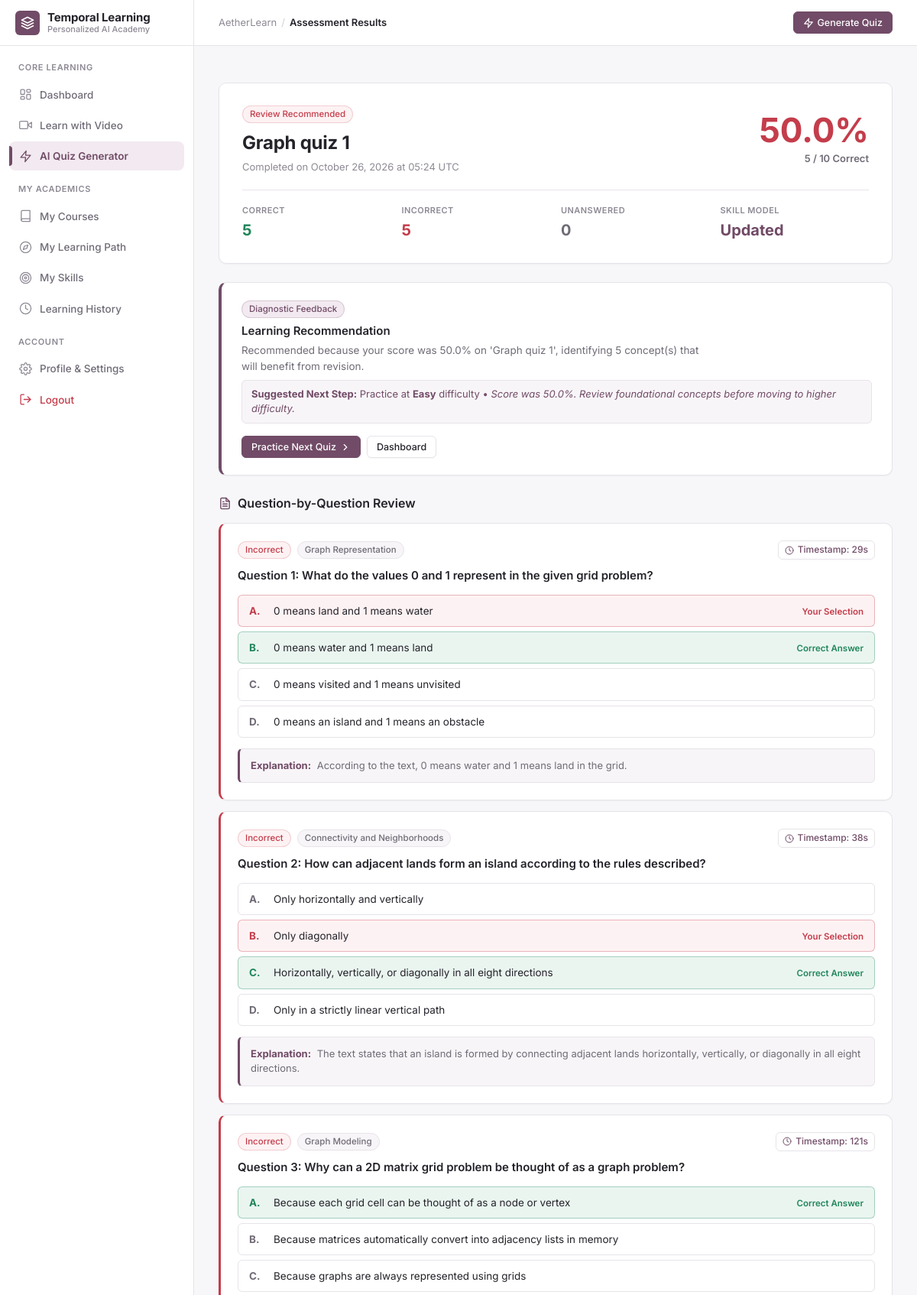
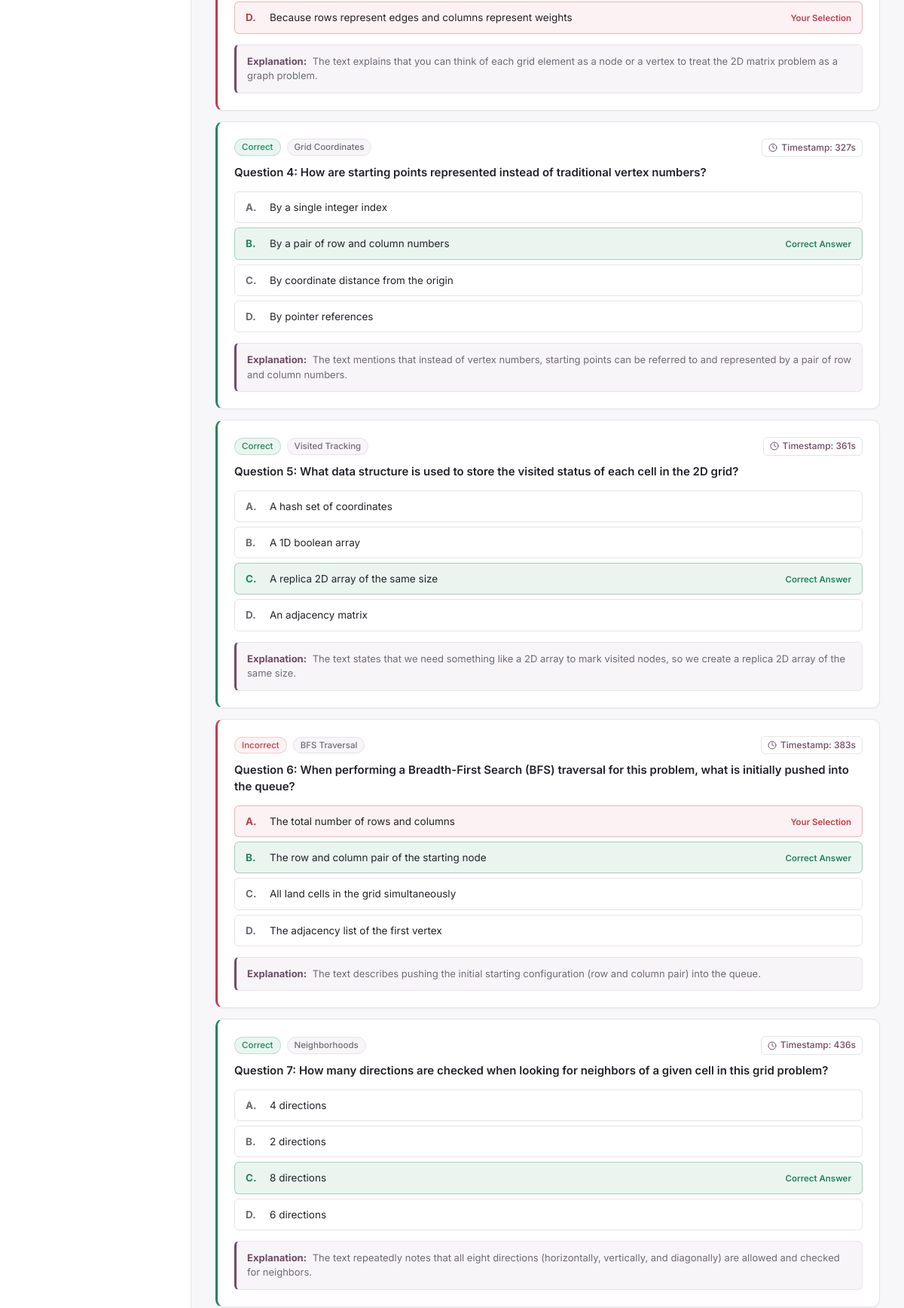
Screenshot of /quiz/attempt/2 (signed in, upper part) with the database file from the repository (2 pictures, top to bottom).
### models/database.py (models this page shows, shortened)
class Quiz(db.Model):
    __tablename__ = "quizzes"
    id = db.Column(db.Integer, primary_key=True)
    user_id = db.Column(db.Integer, db.ForeignKey("users.id"), nullable=False, index=True)
    video_session_id = db.Column(db.Integer, db.ForeignKey("video_learning_sessions.id"), nullable=True, index=True)
    title = db.Column(db.String(255), nullable=False)
    source_type = db.Column(db.String(50), default="video")  # 'video', 'topic', 'revision'
    difficulty = db.Column(db.String(30), default="medium")  # easy, medium, hard, mixed
    topic_tags = db.Column(db.String(255), default="")  # comma-separated (e.g. 'Loops,Functions')
    question_count = db.Column(db.Integer, default=5)
    created_at = db.Column(db.DateTime, default=datetime.utcnow)
    questions = db.relationship("QuizQuestion", backref="quiz", cascade="all, delete-orphan", lazy="joined")
    attempts = db.relationship("QuizAttempt", backref="quiz", cascade="all, delete-orphan", lazy="dynamic")

class QuizAttempt(db.Model):
    __tablename__ = "quiz_attempts"
    id = db.Column(db.Integer, primary_key=True)
    user_id = db.Column(db.Integer, db.ForeignKey("users.id"), nullable=False, index=True)
    quiz_id = db.Column(db.Integer, db.ForeignKey("quizzes.id"), nullable=False, index=True)
    score = db.Column(db.Float, default=0.0)
    percentage = db.Column(db.Float, default=0.0)
    correct_count = db.Column(db.Integer, default=0)
    incorrect_count = db.Column(db.Integer, default=0)
    unanswered_count = db.Column(db.Integer, default=0)
    total_questions = db.Column(db.Integer, default=0)
    started_at = db.Column(db.DateTime, default=datetime.utcnow)
    submitted_at = db.Column(db.DateTime, default=datetime.utcnow)
    responses = db.relationship("QuizResponse", backref="attempt", cascade="all, delete-orphan", lazy="joined")

class QuizResponse(db.Model):
    __tablename__ = "quiz_responses"
    id = db.Column(db.Integer, primary_key=True)
    attempt_id = db.Column(db.Integer, db.ForeignKey("quiz_attempts.id"), nullable=False, index=True)
    question_id = db.Column(db.Integer, db.ForeignKey("quiz_questions.id"), nullable=False, index=True)
    selected_option = db.Column(db.String(10), nullable=True)  # "A", "B", "C", "D" or None if skipped
    is_correct = db.Column(db.Boolean, default=False)
    question = db.relationship("QuizQuestion", lazy="joined")
    def to_dict(self):
        opts = self.question.get_options() if self.question else {}
        canonical_options = [
            {"value": letter, "label": str(opts.get(letter, "")).strip()}
            for letter in ("A", "B", "C", "D")
        ]
        options_obj = CanonicalOptionsList(canonical_options, opts)
        return {
            "id": self.id,
            "attempt_id": self.attempt_id,
            "question_id": self.question_id,
            "question": self.question.question_text if self.question else "",
            "question_text": self.question.question_text if self.question else "",
            "options": options_obj,
            "options_dict": opts,
            "option_a": str(opts.get("A", "")).strip(),
            "option_b": str(opts.get("B", "")).strip(),
            "option_c": str(opts.get("C", "")).strip(),
            "option_d": str(opts.get("D", "")).strip(),
            "selected_option": self.selected_option,
            "correct_option": self.question.correct_option if self.question else "",
            "is_correct": self.is_correct,
            "explanation": self.question.explanation if self.question else "",
            "topic": self.question.topic if self.question else "",
            "source_start": self.question.source_start if self.question else None,
            "source_end": self.question.source_end if self.question else None,
        }

class QuizQuestion(db.Model):
    __tablename__ = "quiz_questions"
    id = db.Column(db.Integer, primary_key=True)
    quiz_id = db.Column(db.Integer, db.ForeignKey("quizzes.id"), nullable=False, index=True)
    question_text = db.Column(db.Text, nullable=False)
    options_json = db.Column(db.Text, nullable=False)  # {"A": "...", "B": "...", "C": "...", "D": "..."}
    correct_option = db.Column(db.String(10), nullable=False)  # "A", "B", "C", "D"
    explanation = db.Column(db.Text, default="")
    topic = db.Column(db.String(100), default="General")
    difficulty = db.Column(db.String(30), default="medium")
    source_start = db.Column(db.Float, nullable=True)  # Timestamp in video (seconds)
    source_end = db.Column(db.Float, nullable=True)
    def get_options(self) -> dict:
        try:
            return json.loads(self.options_json) if self.options_json else {}
        except Exception:
            return {}

### routes/learning_routes.py (the view)
@learning_bp.route("/quiz/attempt/<int:attempt_id>")
@login_required
def quiz_attempt_results(attempt_id: int):
    user = get_current_user()
    if not user:
        return redirect(url_for("auth_routes.login"))
    attempt = QuizAttempt.query.filter_by(id=attempt_id, user_id=user.id).first()
    if not attempt:
        abort(404, description="Quiz attempt not found or unauthorized.")
    quiz = attempt.quiz
    post_quiz_advice = generate_post_quiz_recommendations(user.id, attempt.id)
    video_session = None
    if quiz and quiz.video_session_id:
        video_session = db.session.get(VideoLearningSession, quiz.video_session_id)
    return render_template(
        "learning/quiz_results.html",
        user=user,
        quiz=quiz,
        attempt=attempt,
        responses=[r.to_dict() for r in attempt.responses],
        advice=post_quiz_advice,
        video_session=video_session,
    )

### templates/learning/quiz_results.html (shortened to what this page needs)
{% extends "base.html" %}
{% block page_title %}Assessment Results{% endblock %}
{% block content %}
<div style="max-width: 900px; margin: 20px auto 60px; display: flex; flex-direction: column; gap: 24px;">
  <div class="card" style="padding: 28px 30px; border: 1px solid var(--odoo-border); background-color: #FFFFFF;">
    <div style="display: flex; flex-wrap: wrap; justify-content: space-between; align-items: center; gap: 20px;">
      <div>
        <span class="badge {% if attempt.percentage >= 80 %}badge-success{% elif attempt.percentage >= 60 %}badge-primary{% else %}badge-danger{% endif %}" style="margin-bottom: 8px;">
          {% if attempt.percentage >= 80 %}Proficiency Achieved{% elif attempt.percentage >= 60 %}Passing Assessment{% else %}Review Recommended{% endif %}
        </span>
        <h2 style="font-size: 1.5rem; font-weight: 700; letter-spacing: -0.01em; color: var(--odoo-text-primary);">
          {{ quiz.title }}
        </h2>
        <div style="font-size: 13px; color: var(--odoo-text-muted); margin-top: 4px;">
          Completed on {{ attempt.submitted_at.strftime('%B %d, %Y at %H:%M UTC') if attempt.submitted_at else 'Just now' }}
        </div>
      </div>
      <div style="text-align: right;">
        <div style="font-size: 2.75rem; font-weight: 700; color: {% if attempt.percentage >= 80 %}var(--odoo-success){% elif attempt.percentage >= 60 %}var(--odoo-purple-primary){% else %}var(--odoo-error){% endif %}; line-height: 1;">
          {{ attempt.percentage }}%
        </div>
        <div style="font-size: 13px; font-weight: 600; color: var(--odoo-text-secondary); margin-top: 6px;">
          {{ attempt.correct_count }} / {{ attempt.total_questions }} Correct
        </div>
      </div>
    </div>
    <div style="display: grid; grid-template-columns: repeat(auto-fit, minmax(130px, 1fr)); gap: 14px; margin-top: 20px; padding-top: 18px; border-top: 1px solid var(--odoo-border);">
      <div>
        <div style="font-size: 11px; color: var(--odoo-text-muted); text-transform: uppercase; font-weight: 600; letter-spacing: 0.04em;">Correct</div>
        <div style="font-size: 1.25rem; font-weight: 700; color: var(--odoo-success); margin-top: 2px;">{{ attempt.correct_count }}</div>
      </div>
      <div>
        <div style="font-size: 11px; color: var(--odoo-text-muted); text-transform: uppercase; font-weight: 600; letter-spacing: 0.04em;">Incorrect</div>
        <div style="font-size: 1.25rem; font-weight: 700; color: var(--odoo-error); margin-top: 2px;">{{ attempt.incorrect_count }}</div>
      </div>
      <div>
        <div style="font-size: 11px; color: var(--odoo-text-muted); text-transform: uppercase; font-weight: 600; letter-spacing: 0.04em;">Unanswered</div>
        <div style="font-size: 1.25rem; font-weight: 700; color: var(--odoo-text-secondary); margin-top: 2px;">{{ attempt.unanswered_count }}</div>
      </div>
      <div>
        <div style="font-size: 11px; color: var(--odoo-text-muted); text-transform: uppercase; font-weight: 600; letter-spacing: 0.04em;">Skill Model</div>
        <div style="font-size: 1.25rem; font-weight: 700; color: var(--odoo-purple-primary); margin-top: 2px;">Updated</div>
      </div>
    </div>
  </div>
  {% if advice %}
  <div class="card" style="border-left: 4px solid var(--odoo-purple-primary); padding: 22px 26px;">
    <div style="display: flex; justify-content: space-between; align-items: flex-start; flex-wrap: wrap; gap: 16px;">
      <div>
        <span class="badge badge-primary" style="margin-bottom: 6px;">Diagnostic Feedback</span>
        <h3 style="font-size: 15px; font-weight: 600; color: var(--odoo-text-primary);">Learning Recommendation</h3>
        <p style="font-size: 13.5px; color: var(--odoo-text-secondary); margin-top: 4px; line-height: 1.5; max-width: 600px;">
          {{ advice.explanation }}
        </p>
        <div style="margin-top: 8px; font-size: 13px; color: var(--odoo-purple-primary); background-color: var(--odoo-lavender-pale); padding: 8px 12px; border-radius: 6px; border: 1px solid var(--odoo-border);">
          <strong>Suggested Next Step:</strong> Practice at <strong>{{ advice.suggested_difficulty.capitalize() }}</strong> difficulty &bull; <em>{{ advice.difficulty_reason }}</em>
        </div>
      </div>
      <div style="display: flex; gap: 8px; align-items: center;">
        <a href="{{ url_for('learning_routes.quiz_generator', difficulty=advice.suggested_difficulty) }}" class="btn btn-primary btn-sm">
          <span>Practice Next Quiz</span>
          <svg width="14" height="14" viewBox="0 0 24 24" fill="none" stroke="currentColor" stroke-width="2" stroke-linecap="round" stroke-linejoin="round">
            <polyline points="9 18 15 12 9 6"></polyline>
          </svg>
        </a>
        <a href="{{ url_for('learning_routes.dashboard') }}" class="btn btn-secondary btn-sm">
          Dashboard
        </a>
      </div>
    </div>
  </div>
  {% endif %}
  <div>
    <h3 style="font-size: 16px; font-weight: 600; margin-bottom: 14px; color: var(--odoo-text-primary); display: flex; align-items: center; gap: 8px;">
      <span>Question-by-Question Review</span>
    </h3>
    <div style="display: flex; flex-direction: column; gap: 14px;">
      {% for resp in responses %}
      <div class="card" style="border-left: 3.5px solid {% if resp.is_correct %}var(--odoo-success){% else %}var(--odoo-error){% endif %}; padding: 22px;">
        <div style="display: flex; justify-content: space-between; align-items: center; margin-bottom: 10px; flex-wrap: wrap; gap: 8px;">
          <div style="display: flex; align-items: center; gap: 8px;">
            <span class="badge {% if resp.is_correct %}badge-success{% else %}badge-danger{% endif %}">
              {% if resp.is_correct %}Correct{% elif resp.selected_option %}Incorrect{% else %}Unanswered{% endif %}
            </span>
            <span class="badge badge-secondary">{{ resp.topic }}</span>
          </div>
          {% if resp.source_start is not none %}
          <div>
            <a href="{{ url_for('home') }}#t={{ resp.source_start }}" target="_blank" class="btn btn-outline btn-sm" style="font-size: 12px; padding: 3px 8px;">
              <svg width="12" height="12" viewBox="0 0 24 24" fill="none" stroke="currentColor" stroke-width="2" stroke-linecap="round" stroke-linejoin="round">
                <circle cx="12" cy="12" r="10"></circle>
                <polyline points="12 6 12 12 16 14"></polyline>
              </svg>
              <span>Timestamp: {{ resp.source_start|int }}s</span>
            </a>
          </div>
          {% endif %}
        </div>
        <h4 style="font-size: 15px; font-weight: 600; line-height: 1.45; color: var(--odoo-text-primary); margin-bottom: 14px;">
          Question {{ loop.index }}: {{ resp.question_text or resp.question or 'Question Review' }}
        </h4>
        <div style="display: grid; grid-template-columns: 1fr; gap: 6px; margin-bottom: 14px;">
          {% for letter in ['A', 'B', 'C', 'D'] %}
          {% set opt_text = '' %}
          {% if resp.options is mapping or resp.options.get is defined %}
            {% set opt_text = resp.options.get(letter, '') %}
          {% elif resp.options is iterable and resp.options is not string %}
            {% for item in resp.options %}
              {% if item is mapping and item.value == letter %}
                {% set opt_text = item.label %}
              {% endif %}
            {% endfor %}
          {% endif %}
          {% if not opt_text %}
            {% if letter == 'A' %}{% set opt_text = resp.option_a %}
            {% elif letter == 'B' %}{% set opt_text = resp.option_b %}
            {% elif letter == 'C' %}{% set opt_text = resp.option_c %}
            {% elif letter == 'D' %}{% set opt_text = resp.option_d %}
            {% endif %}
          {% endif %}
          {% set is_selected = (resp.selected_option == letter) %}
          {% set is_correct_opt = (resp.correct_option == letter) %}
          <div style="padding: 10px 14px; border-radius: var(--radius-sm); font-size: 13.5px; display: flex; align-items: center; justify-content: space-between; border: 1px solid {% if is_correct_opt %}rgba(33, 134, 91, 0.35){% elif is_selected and not is_correct_opt %}rgba(196, 61, 75, 0.35){% else %}var(--odoo-border){% endif %}; background-color: {% if is_correct_opt %}var(--odoo-success-bg){% elif is_selected and not is_correct_opt %}var(--odoo-error-bg){% else %}#FFFFFF{% endif %};">
            <div style="display: flex; align-items: center; gap: 10px;">
              <span style="font-weight: 700; width: 22px; color: {% if is_correct_opt %}var(--odoo-success){% elif is_selected and not is_correct_opt %}var(--odoo-error){% else %}var(--odoo-text-secondary){% endif %};">
                {{ letter }}.
              </span>
              <span style="color: var(--odoo-text-primary);">{{ opt_text }}</span>
            </div>
            <div>
              {% if is_correct_opt %}
              <span style="font-size: 11.5px; font-weight: 600; color: var(--odoo-success);">Correct Answer</span>
              {% elif is_selected %}
              <span style="font-size: 11.5px; font-weight: 600; color: var(--odoo-error);">Your Selection</span>
              {% endif %}
            </div>
          </div>
          {% endfor %}
        </div>
        {% if resp.explanation %}
        <div style="background-color: var(--odoo-lavender-pale); border: 1px solid var(--odoo-border); border-left: 3px solid var(--odoo-purple-primary); padding: 12px 14px; border-radius: var(--radius-sm); font-size: 13px;">
          <strong style="color: var(--odoo-purple-primary);">Explanation:</strong>
          <span style="color: var(--odoo-text-secondary); margin-left: 4px; line-height: 1.45;">{{ resp.explanation }}</span>
        </div>
        {% endif %}
      </div>
      {% endfor %}
    </div>
  </div>
</div>
{% endblock %}

### rows the page displays
Quiz: title "Graph quiz 1"
QuizAttempt: submitted_at "October 26, 2026 at 05:24 UTC", percentage "50.0", correct_count "5", total_questions "10", incorrect_count "5", unanswered_count "0"
QuizResponse: shows "Incorrect", topic "Graph Representation", source_start "29", question_text "What do the values 0 and 1 represent in the given grid problem?", letter "A" "B" "C" "D", opt_text "0 means land and 1 means water" "0 means water and 1 means land" "0 means visited and 1 means unvisited" "0 means an island and 1 means an obstacle", explanation "According to the text, 0 means water and 1 means land in the grid."
QuizResponse: shows "Incorrect", topic "Connectivity and Neighborhoods", source_start "38", question_text "How can adjacent lands form an island according to the rules described?", letter "A" "B" "C" "D", opt_text "Only horizontally and vertically" "Only diagonally" "Horizontally, vertically, or diagonally in all eight directions" "Only in a strictly linear vertical path", explanation "The text states that an island is formed by connecting adjacent lands horizontally, vertically, or diagonally in all eight directions."
QuizResponse: shows "Incorrect", topic "Graph Modeling", source_start "121", question_text "Why can a 2D matrix grid problem be thought of as a graph problem?", letter "A" "B" "C" "D", opt_text "Because each grid cell can be thought of as a node or vertex" "Because matrices automatically convert into adjacency lists in memory" "Because graphs are always represented using grids" "Because rows represent edges and columns represent weights", explanation "The text explains that you can think of each grid element as a node or a vertex to treat the 2D matrix problem as a graph problem."
QuizResponse: shows "Correct", topic "Grid Coordinates", source_start "327", question_text "How are starting points represented instead of traditional vertex numbers?", letter "A" "B" "C" "D", opt_text "By a single integer index" "By a pair of row and column numbers" "By coordinate distance from the origin" "By pointer references", explanation "The text mentions that instead of vertex numbers, starting points can be referred to and represented by a pair of row and column numbers."
QuizResponse: shows "Correct", topic "Visited Tracking", source_start "361", question_text "What data structure is used to store the visited status of each cell in the 2D grid?", letter "A" "B" "C" "D", opt_text "A hash set of coordinates" "A 1D boolean array" "A replica 2D array of the same size" "An adjacency matrix", explanation "The text states that we need something like a 2D array to mark visited nodes, so we create a replica 2D array of the same size."
QuizResponse: shows "Incorrect", topic "BFS Traversal", source_start "383", question_text "When performing a Breadth-First Search (BFS) traversal for this problem, what is initially pushed into the queue?", letter "A" "B" "C" "D", opt_text "The total number of rows and columns" "The row and column pair of the starting node" "All land cells in the grid simultaneously" "The adjacency list of the first vertex", explanation "The text describes pushing the initial starting configuration (row and column pair) into the queue."
QuizResponse: shows "Correct", topic "Neighborhoods", source_start "436", question_text "How many directions are checked when looking for neighbors of a given cell in this grid problem?", letter "A" "B" "C" "D", opt_text "4 directions" "2 directions" "8 directions" "6 directions", explanation "The text repeatedly notes that all eight directions (horizontally, vertically, and diagonally) are allowed and checked for neighbors."

### other values shown
{{ advice.explanation }} "Recommended because your score was 50.0% on 'Graph quiz 1', identifying 5 concept(s) that will benefit from revision."
{{ advice.suggested_difficulty.capitalize() }} "Easy"
{{ advice.difficulty_reason }} "Score was 50.0%. Review foundational concepts before moving to higher difficulty."
